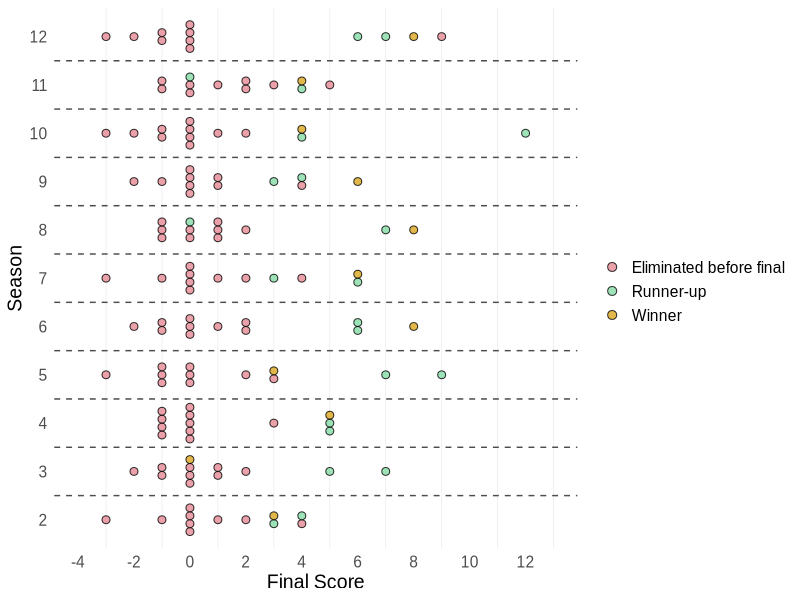

This chart was generated by the following R code:

library(dplyr)
library(ggplot2)

gbbo_all <- read.csv("GBBO_allseasons_episodes_and_status_022422.csv")

### Data frame for all seasons dotplot 

dotplot =  gbbo_all %>%
  mutate(outcome = case_when(result == '' ~ status, is.na(result) == FALSE ~ result)) %>%
  mutate(points = case_when(outcome == 'Least Favorite' ~ -1, 
                            outcome == 'Favorite' ~ 1,
                            outcome == 'SB' ~ +2)) %>% 
  mutate(points = case_when(is.na(points) == TRUE ~ 0, is.na(points) == FALSE ~ points)) %>%
  mutate(shapeflag = case_when(points == 2  ~ 'SB',
                               points == -1 ~ 'LF',
                               points == 1 ~ 'F',
                               points == 0 & outcome == 'WINNER'  ~ 'W',
                               points == 0 & outcome == 'OUT' ~ 'O',
                               points == 0 & outcome == 'Runner-up' ~ 'R',
                               TRUE ~ 'N')) %>%
  arrange(baker, episode) %>%
  group_by(season,baker) %>% 
  mutate(endstatus = last(outcome)) %>%
  mutate(maxep = max(episode)) %>%
  mutate(maxep = case_when(endstatus == 'WINNER' ~ 11L,
                           TRUE ~ maxep)) %>%
  mutate(winflag = case_when(endstatus == 'WINNER' ~ 'Winner',
                             endstatus == 'Runner-up' ~'Runner-up',
                             TRUE ~ 'Eliminated before final')) %>%
  mutate(lastepflag = case_when(episode == max(episode) ~ 'Y',
                                TRUE ~ 'N')) %>%
  mutate(csum = cumsum(points)) %>%
  summarize(endsum = last(csum), winflag = unique(winflag), maxep = max(episode))

#DOTPLOT

ggplot(dotplot, aes(x=as.factor(season), y=endsum), group = baker) + 
  geom_dotplot(binaxis='y', stackdir='center',
               aes(fill = winflag)
               ,dotsize = .5
               ,alpha = .8
               ,stackgroups = TRUE
  ) +
  scale_fill_manual(name = "",
                    values = c('Winner' = 'goldenrod',
                               'Runner-up' = '#86dba5',
                               'Eliminated before final' = '#e68a95')
  ) +
  scale_y_continuous(limits = c(-4,13), breaks=seq(-4,13,by=2)) +
  coord_flip() +
  geom_vline(xintercept = 1.5,color = "gray30", linetype = "dashed", size = .5) +
  geom_vline(xintercept=2.5, color = "gray30", linetype = "dashed", size = .5) +
  geom_vline(xintercept = 3.5,color = "gray30", linetype = "dashed", size = .5) +
  geom_vline(xintercept = 4.5,color = "gray30", linetype = "dashed", size = .5) +
  geom_vline(xintercept=5.5,color = "gray30", linetype = "dashed", size = .5) +
  geom_vline(xintercept = 6.5,color = "gray30", linetype = "dashed", size = .5) +
  geom_vline(xintercept=7.5,color = "gray30", linetype = "dashed", size = .5) +
  geom_vline(xintercept = 8.5,color = "gray30", linetype = "dashed", size = .5) +
  geom_vline(xintercept=9.5,color = "gray30", linetype = "dashed", size = .5) +
  geom_vline(xintercept=10.5,color = "gray30", linetype = "dashed", size = .5) +
  labs(x = "Season", y = "Final Score") +
  theme_minimal() +
  theme(
    panel.grid.major.x = element_blank(),
    panel.grid.major.y = element_blank(),
    axis.text.x = element_text(family = "Arial"),
    text = element_text(size = 14, family = 'Arial')
  ) 
